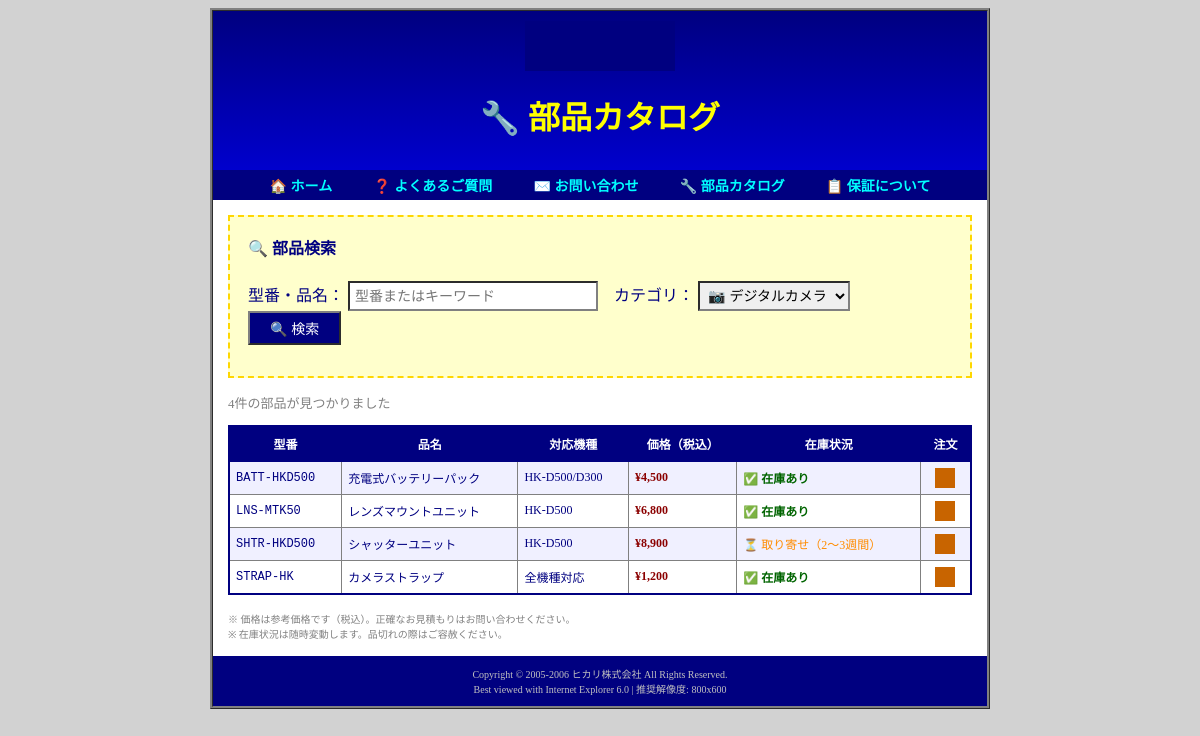
Page /pieces.php?category=camera on the committed database.
### tables this page shows
CREATE TABLE spare_parts (
    id INT AUTO_INCREMENT PRIMARY KEY,
    reference VARCHAR(50) NOT NULL,
    name VARCHAR(200) NOT NULL,
    name_jp VARCHAR(200),
    category VARCHAR(50),
    product_model VARCHAR(100),
    price DECIMAL(10,2),
    stock ENUM('在庫あり', '取り寄せ', '在庫切れ') DEFAULT '在庫あり',
    image_url VARCHAR(200),
    created_at DATETIME,
    updated_at DATETIME
);

### pieces.php (the view, shortened to what this page needs)
<?php
require_once("config.php");
$search_results = array();
$search_ref = "";
$search_category = "";
if (isset($_GET['ref']) || isset($_GET['category'])) {
    $search_ref = isset($_GET['ref']) ? $_GET['ref'] : "";
    $search_category = isset($_GET['category']) ? $_GET['category'] : "";
    $where_clauses = array();
    if ($search_category != "" && $search_category != "all") {
        $where_clauses[] = "category = '$search_category'";
    }
    $where = "";
    if (count($where_clauses) > 0) {
        $where = "WHERE " . implode(" AND ", $where_clauses);
    }
    $sql = "SELECT * FROM spare_parts $where ORDER BY category, reference";
    if (function_exists('mysql_query') && $conn) {
        $result = mysql_query($sql);
        if ($result) {
            while ($row = mysql_fetch_assoc($result)) {
                $search_results[] = $row;
            }
        }
    }
}
?>
<!DOCTYPE HTML PUBLIC "-//W3C//DTD HTML 4.01 Transitional//EN">
<html>
<head>
</head>
<body>
<table class="main-table" cellpadding="0" cellspacing="0">
    <tr>
        <td class="header-cell">
            <img src="images/hikari_logo.gif" alt="ヒカリ" width="150" height="50"><br>
            <h1>🔧 部品カタログ</h1>
        </td>
    </tr>
    <tr>
        <td class="nav-bar">
            <a href="index.php">🏠 ホーム</a> |
            <a href="faq.php">❓ よくあるご質問</a> |
            <a href="contact.php">✉️ お問い合わせ</a> |
            <a href="pieces.php">🔧 部品カタログ</a> |
            <a href="garantie.php">📋 保証について</a>
        </td>
    </tr>
    <tr>
        <td class="content-cell">
            <div class="search-box">
                <form method="GET" action="pieces.php">
                    <table width="100%" border="0">
                        <tr>
                            <td>
                                <font size="3"><b>🔍 部品検索</b></font>
                            </td>
                        </tr>
                        <tr>
                            <td>
                                <br>
                                型番・品名：
                                <input type="text" name="ref" value="<?php echo htmlspecialchars($search_ref); ?>" placeholder="型番またはキーワード">
                                &nbsp;&nbsp;
                                カテゴリ：
                                <select name="category">
                                    <option value="camera" <?php if($search_category=="camera") echo "selected"; ?>>📷 デジタルカメラ</option>
                                </select>
                                <input type="submit" value="🔍 検索">
                            </td>
                        </tr>
                    </table>
                </form>
            </div>
            <?php if (count($search_results) > 0): ?>
                <p><font color="#808080"><?php echo count($search_results); ?>件の部品が見つかりました</font></p>
                <table class="parts-table">
                    <tr>
                        <th>型番</th>
                        <th>品名</th>
                        <th>対応機種</th>
                        <th>価格（税込）</th>
                        <th>在庫状況</th>
                        <th>注文</th>
                    </tr>
                    <?php foreach ($search_results as $part): ?>
                    <tr>
                        <td><font face="Courier New"><?php echo $part['reference']; ?></font></td>
                        <td><?php echo $part['name_jp']; ?></td>
                        <td><?php echo $part['product_model']; ?></td>
                        <td class="price">&yen;<?php echo number_format($part['price']); ?></td>
                        <td>
                            <?php
                            if ($part['stock'] == "在庫あり") {
                                echo '<span class="stock-ok">✅ 在庫あり</span>';
                            } elseif ($part['stock'] == "取り寄せ") {
                                echo '<span class="stock-order">⏳ 取り寄せ（2〜3週間）</span>';
                            } else {
                                echo '<span class="stock-out">❌ 在庫切れ</span>';
                            }
                            ?>
                        </td>
                        <td align="center">
                            <?php if ($part['stock'] != "在庫切れ"): ?>
                                <a href="contact.php?subject=parts&ref=<?php echo $part['reference']; ?>">
                                    <img src="images/cart_icon.gif" alt="注文" width="20" height="20" border="0">
                                </a>
                            <?php else: ?>
                                <font color="#808080">-</font>
                            <?php endif; ?>
                        </td>
                    </tr>
                    <?php endforeach; ?>
                </table>
                <br>
                <font size="1" color="#808080">
                    ※ 価格は参考価格です（税込）。正確なお見積もりはお問い合わせください。<br>
                    ※ 在庫状況は随時変動します。品切れの際はご容赦ください。
                </font>
            <?php endif; ?>
        </td>
    </tr>
    <tr>
        <td class="footer-cell">
            <font size="1">
                Copyright &copy; 2005-2006 ヒカリ株式会社 All Rights Reserved.<br>
                Best viewed with Internet Explorer 6.0 | 推奨解像度: 800x600
            </font>
        </td>
    </tr>
</table>
</body>
</html>

### pieces.php (style rules this page uses)
body { background-color: #C0C0C0; font-family: 'Comic Sans MS', cursive; color: #000080; background-image: url('images/bg_tile.gif'); }
.main-table { width: 780px; margin: 0 auto; background-color: #FFFFFF; border: 3px ridge #808080; }
.header-cell { background: linear-gradient(to bottom, #000080, #0000CD); color: #FFFF00; text-align: center; padding: 10px; }
.nav-bar { background-color: #000080; padding: 5px; text-align: center; }
.nav-bar a { color: #00FFFF; text-decoration: none; font-weight: bold; padding: 5px 15px; font-size: 14px; }
.content-cell { padding: 15px; font-size: 13px; }
.search-box { background-color: #FFFFCC; border: 2px dashed #FFD700; padding: 15px; margin-bottom: 15px; }
.search-box input[type="text"] { font-size: 14px; padding: 5px; width: 250px; border: 2px inset #808080; }
.search-box select { font-size: 14px; padding: 4px; border: 2px inset #808080; }
.search-box input[type="submit"] { font-size: 14px; padding: 5px 20px; background-color: #000080; color: #FFFFFF; border: 2px outset #808080; cursor: pointer; }
.parts-table { border: 2px solid #000080; border-collapse: collapse; width: 100%; }
.parts-table th { background-color: #000080; color: #FFFFFF; padding: 8px; font-size: 12px; border: 1px solid #000080; }
.parts-table td { padding: 6px; border: 1px solid #808080; font-size: 12px; }
.parts-table tr:nth-child(even) { background-color: #F0F0FF; }
.stock-ok { color: #006400; font-weight: bold; }
.stock-order { color: #FF8C00; }
.price { font-weight: bold; color: #8B0000; }
.footer-cell { background-color: #000080; color: #C0C0C0; text-align: center; padding: 10px; font-size: 10px; }

### rows in the picture
spare_parts: reference "BATT-HKD500", name_jp "充電式バッテリーパック", product_model "HK-D500/D300", price "4,500", stock "✅ 在庫あり"
spare_parts: reference "LNS-MTK50", name_jp "レンズマウントユニット", product_model "HK-D500", price "6,800", stock "✅ 在庫あり"
spare_parts: reference "SHTR-HKD500", name_jp "シャッターユニット", product_model "HK-D500", price "8,900", stock "⏳ 取り寄せ（2〜3週間）"
spare_parts: reference "STRAP-HK", name_jp "カメラストラップ", product_model "全機種対応", price "1,200", stock "✅ 在庫あり"

### other values in the picture
count($search_results) "4"
